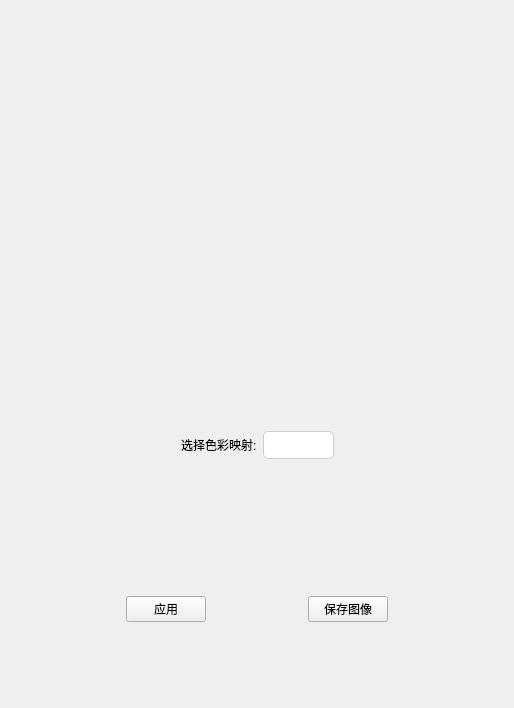
<?xml version="1.0" encoding="UTF-8"?>
<ui version="4.0">
 <class>ColorMap</class>
 <widget class="QWidget" name="ColorMap">
  <property name="geometry">
   <rect>
    <x>0</x>
    <y>0</y>
    <width>514</width>
    <height>708</height>
   </rect>
  </property>
  <property name="windowTitle">
   <string>Form</string>
  </property>
  <property name="styleSheet">
   <string notr="true">/* QComboBox 样式 */
QComboBox {
    background-color: #ffffff; /* 背景颜色 */
    border: 1px solid #ccc; /* 边框样式 */
    border-radius: 5px; /* 圆角半径 */
    padding: 5px; /* 内边距 */
    color: #333; /* 文本颜色 */
}

QComboBox:hover {
    border-color: #007BFF; /* 鼠标悬停时的边框颜色 */
}



QComboBox::drop-down {
    subcontrol-origin: padding;
    subcontrol-position: top right;
    width: 15px; /* 下拉箭头区域的宽度 */
    border-left-width: 0px; /* 隐藏下拉区域的左边框 */
}

/* QSlider 样式 */
QSlider {
    background-color: #f0f0f0; /* 背景颜色 */
    height: 10px; /* 高度 */
    margin: 5px 0; /* 外边距 */
}

QSlider::groove {
    background-color: #ccc; /* 槽的颜色 */
    border: 1px solid #ccc; /* 槽的边框样式 */
    border-radius: 5px; /* 圆角半径 */
}

QSlider::handle {
    background-color: #4CAF50; /* 滑块颜色 */
    border: 1px solid #4CAF50; /* 滑块边框样式 */
    width: 10px; /* 宽度 */
    height: 20px; /* 高度 */
    margin: -5px 0; /* 外边距 */
    border-radius: 5px; /* 圆角半径 */
}
</string>
  </property>
  <layout class="QVBoxLayout" name="verticalLayout_2">
   <item>
    <widget class="QLabel" name="imageLabel">
     <property name="text">
      <string/>
     </property>
    </widget>
   </item>
   <item>
    <widget class="QWidget" name="widget_3" native="true">
     <layout class="QVBoxLayout" name="verticalLayout">
      <item>
       <widget class="QWidget" name="widget" native="true">
        <layout class="QHBoxLayout" name="horizontalLayout">
         <item>
          <spacer name="horizontalSpacer_2">
           <property name="orientation">
            <enum>Qt::Horizontal</enum>
           </property>
           <property name="sizeHint" stdset="0">
            <size>
             <width>40</width>
             <height>20</height>
            </size>
           </property>
          </spacer>
         </item>
         <item>
          <widget class="QWidget" name="widget_select_colorMap" native="true">
           <layout class="QHBoxLayout" name="horizontalLayout_2">
            <item>
             <widget class="QLabel" name="label">
              <property name="text">
               <string>选择色彩映射:</string>
              </property>
             </widget>
            </item>
            <item>
             <widget class="QComboBox" name="comboBox_colorMap"/>
            </item>
           </layout>
          </widget>
         </item>
         <item>
          <spacer name="horizontalSpacer">
           <property name="orientation">
            <enum>Qt::Horizontal</enum>
           </property>
           <property name="sizeHint" stdset="0">
            <size>
             <width>108</width>
             <height>20</height>
            </size>
           </property>
          </spacer>
         </item>
        </layout>
       </widget>
      </item>
      <item>
       <widget class="QWidget" name="widget_2" native="true">
        <layout class="QHBoxLayout" name="horizontalLayout_3">
         <item>
          <spacer name="horizontalSpacer_4">
           <property name="orientation">
            <enum>Qt::Horizontal</enum>
           </property>
           <property name="sizeHint" stdset="0">
            <size>
             <width>40</width>
             <height>20</height>
            </size>
           </property>
          </spacer>
         </item>
         <item>
          <widget class="QPushButton" name="btn_apply">
           <property name="text">
            <string>应用</string>
           </property>
          </widget>
         </item>
         <item>
          <spacer name="horizontalSpacer_5">
           <property name="orientation">
            <enum>Qt::Horizontal</enum>
           </property>
           <property name="sizeHint" stdset="0">
            <size>
             <width>40</width>
             <height>20</height>
            </size>
           </property>
          </spacer>
         </item>
         <item>
          <widget class="QPushButton" name="btn_save">
           <property name="text">
            <string>保存图像</string>
           </property>
          </widget>
         </item>
         <item>
          <spacer name="horizontalSpacer_6">
           <property name="orientation">
            <enum>Qt::Horizontal</enum>
           </property>
           <property name="sizeHint" stdset="0">
            <size>
             <width>40</width>
             <height>20</height>
            </size>
           </property>
          </spacer>
         </item>
        </layout>
       </widget>
      </item>
     </layout>
    </widget>
   </item>
  </layout>
 </widget>
 <resources/>
 <connections/>
</ui>
